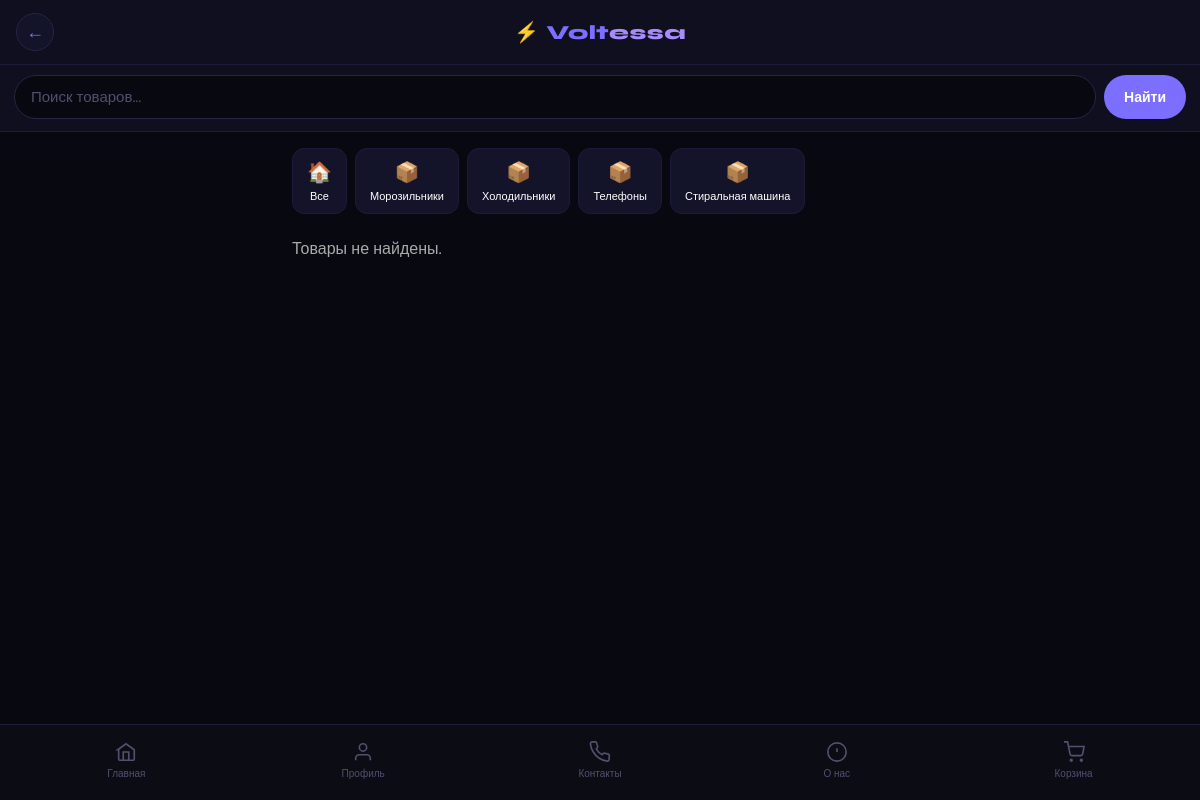
Page /?category=holodilniki (signed in) on the earlier database version.
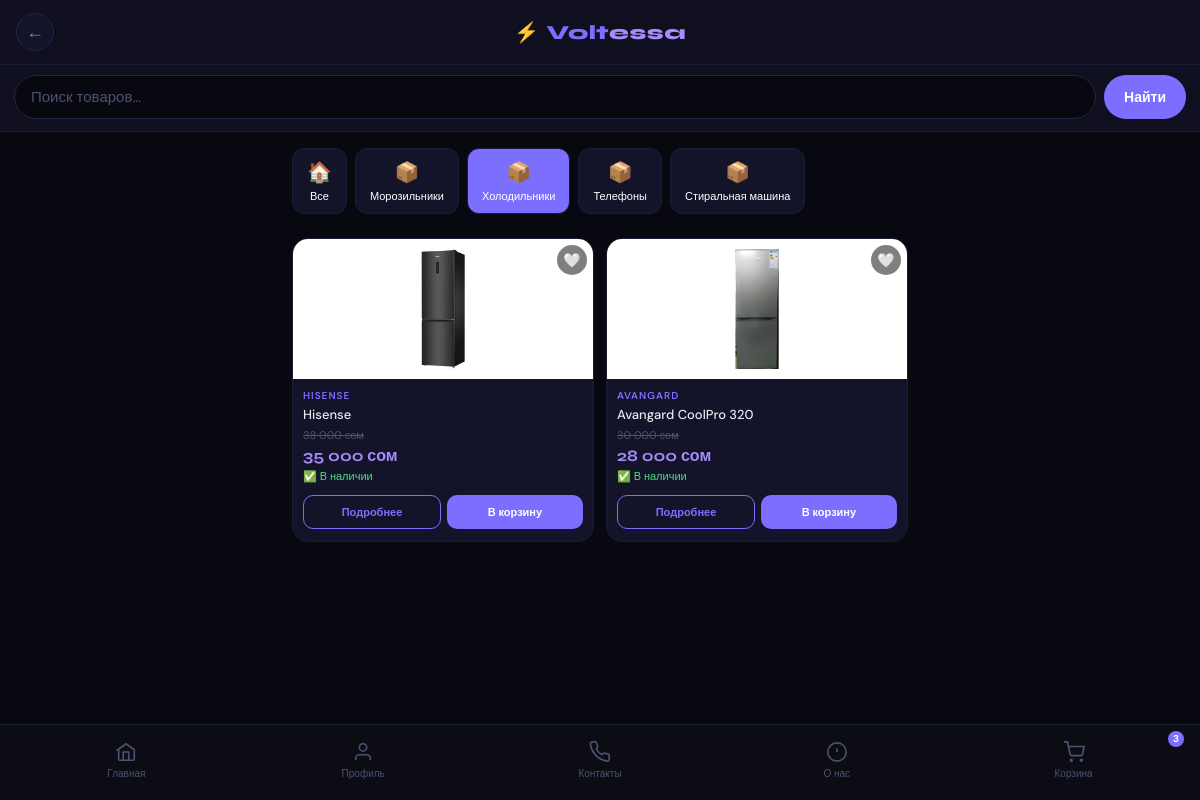
Same page on the later database version.
### products/models.py (models this page shows, shortened)
class Category(models.Model):
    name = models.CharField(max_length=100)
    slug = models.SlugField(unique=True)

class Product(models.Model):
    name = models.CharField(max_length=200)
    slug = models.SlugField(unique=True)
    description = models.TextField()
    price = models.DecimalField(max_digits=10, decimal_places=2)
    discount_price = models.DecimalField(max_digits=10, decimal_places=2, null=True, blank=True)
    stock = models.PositiveIntegerField()
    category = models.ForeignKey(Category, on_delete=models.CASCADE)
    brand = models.ForeignKey(Brand, on_delete=models.CASCADE)
    image = models.ImageField(upload_to="products/")
    views_count = models.PositiveIntegerField(default=0)
    created_at = models.DateTimeField(auto_now_add=True)
    model_name = models.CharField(max_length=100, blank=True, verbose_name="Модель")
    power = models.CharField(max_length=50, blank=True, verbose_name="Мощность (Вт)")
    volume = models.CharField(max_length=50, blank=True, verbose_name="Объём (л)")
    warranty = models.CharField(max_length=50, blank=True, verbose_name="Гарантия")
    rating = models.FloatField(default=0.0, verbose_name="Рейтинг")
    def fmt(self, value):
        return f"{int(value):,}".replace(",", " ")
    def display_price(self):
        return self.fmt(self.price)
    def display_discount(self):
        return self.fmt(self.discount_price)

class Brand(models.Model):
    name = models.CharField(max_length=100)

### products/views.py (the view)
# urls.py: path('', product_list, name='home'),
@login_required(login_url='/register/')
def product_list(request):
    products = Product.objects.select_related('category', 'brand').all()
    categories = Category.objects.all()
    q_category = request.GET.get("category")
    if q_category:
        products = products.filter(category__slug=q_category)
    viewed_ids = request.session.get('viewed', [])
    viewed_products = []
    if viewed_ids:
        viewed_dict = {p.id: p for p in Product.objects.filter(id__in=viewed_ids)}
        viewed_products = [viewed_dict[i] for i in viewed_ids if i in viewed_dict]
    wishlist_ids = []
    if request.user.is_authenticated:
        wishlist_ids = list(Wishlist.objects.filter(user=request.user).values_list('product_id', flat=True))
    banners = Banner.objects.filter(is_active=True)
    return render(request, 'home.html', {
        'products': products,
        'categories': categories,
        'active_category': q_category or 'all',
        'viewed_products': viewed_products,
        'wishlist_ids': wishlist_ids,
        'banners': banners,
    })

### core/context_processors.py (called while the page is built)
def cart_count(request):
    if request.user.is_authenticated:
        try:
            cart = Cart.objects.get(user=request.user)
            count = cart.items.count()
        except Cart.DoesNotExist:
            count = 0
    else:
        count = 0
    return {'cart_count': count}

### products/templates/home.html (shortened to what this page needs)
{% extends 'base.html' %}
{% block content %}
<div style="display:flex; gap:8px; overflow-x:auto; padding-bottom:8px; margin-bottom:16px; scrollbar-width:none;">
    <a href="/" style="flex-shrink:0; display:flex; flex-direction:column; align-items:center; gap:4px; padding:10px 14px; background:{% if active_category == 'all' %}#7c6fff{% else %}#13132a{% endif %}; border-radius:12px; text-decoration:none; border:1px solid #1c1c38;">
        <span style="font-size:20px;">🏠</span>
        <span style="font-size:11px; color:white; white-space:nowrap;">Все</span>
    </a>
    {% for cat in categories %}
    <a href="?category={{ cat.slug }}" style="flex-shrink:0; display:flex; flex-direction:column; align-items:center; gap:4px; padding:10px 14px; background:{% if active_category == cat.slug %}#7c6fff{% else %}#13132a{% endif %}; border-radius:12px; text-decoration:none; border:1px solid #1c1c38;">
        <span style="font-size:20px;">📦</span>
        <span style="font-size:11px; color:white; white-space:nowrap;">{{ cat.name }}</span>
    </a>
    {% endfor %}
</div>
<div class="products-grid">
    {% for product in products %}
    <div class="product-card">
        <div class="product-img" style="position:relative;">
            {% if product.image %}
                <img src="{{ product.image.url }}" alt="{{ product.name }}">
            {% else %}
                <span style="color:#666;">Нет фото</span>
            {% endif %}
            {% if user.is_authenticated %}
            <button onclick="toggleWishlist({{ product.id }}, this)"
                data-id="{{ product.id }}"
                style="
                    position:absolute; top:6px; right:6px;
                    background:rgba(0,0,0,0.5); border:none;
                    border-radius:50%; width:30px; height:30px;
                    cursor:pointer; font-size:14px;
                    display:flex; align-items:center; justify-content:center;
                    transition: transform 0.2s;
                ">{% if product.id in wishlist_ids %}❤️{% else %}🤍{% endif %}</button>
            {% endif %}
        </div>
        <div class="product-info">
            <p class="product-brand">{{ product.brand.name }}</p>
            <h3 class="product-name">{{ product.name }}</h3>
            {% if product.discount_price %}
                <p class="price-old">{{ product.display_price }} сом</p>
                <p class="price-new">{{ product.display_discount }} сом</p>
            {% else %}
                <p class="price-new">{{ product.display_price }} сом</p>
            {% endif %}
            {% if product.stock > 0 %}
                <p class="in-stock">✅ В наличии</p>
            {% else %}
                <p class="out-stock">❌ Нет в наличии</p>
            {% endif %}
            <div class="card-btns">
                <a href="{% url 'product_detail' product.slug %}" class="btn btn-outline">Подробнее</a>
                {% if product.stock > 0 %}
                    <a href="{% url 'add_to_cart' product.id %}" class="btn">В корзину</a>
                {% endif %}
            </div>
        </div>
    </div>
    {% empty %}
        <p style="color:#aaa; grid-column:1/-1;">Товары не найдены.</p>
    {% endfor %}
</div>
{% endblock %}

Differences in the rows shown:
changed Category "Холодильники": slug "2" → "holodilniki" (drawn)
now on this page (row unchanged): Product: image (picture), brand.name "HISENSE", name "Hisense", display_price "38 000", display_discount "35 000", stock "✅ В наличии"
now on this page (row unchanged): Product: image (picture), brand.name "AVANGARD", name "Avangard CoolPro 320", display_price "30 000", display_discount "28 000", stock "✅ В наличии"
Other differences:
{{ cart_count }}: (not shown) → "3"
text no longer shown: "Товары не найдены."
